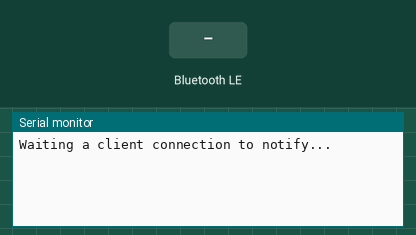
A program run on a simulated ESP32-C3. Parts: the last lines printed to the serial monitor. The inputs (shaded band) are chosen by the test bench. Nothing arrives over Bluetooth unless stated; a phone connects over Bluetooth LE 3 s after start.

Above: at 1.2 s.
1.3 s: Bluetooth LE write "1" received
At 1.8 s:
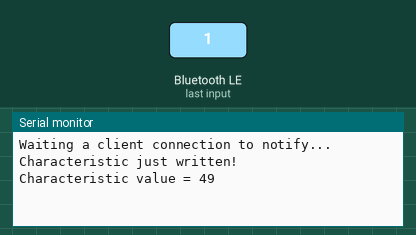
2.8 s: Bluetooth LE write "0" received
At 3.7 s:
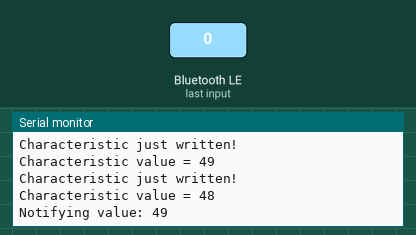
5.5 s: Bluetooth LE write "2" received
At 5.83 s:
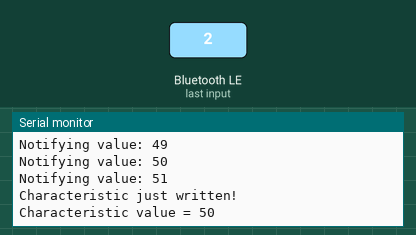
Timing chart, 0 to 8.5 s (numbered marks = the images above; inputs shaded):
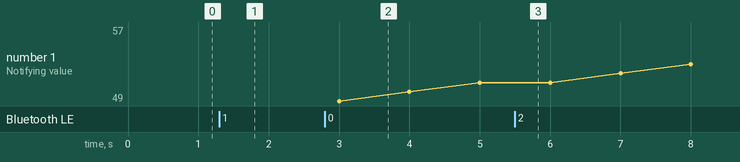

Measured:
- after the input at 1.3 s, the serial monitor: prints a new line after 0.05 s (image 1)
- after the input at 2.8 s, the serial monitor: prints a new line after 0.05 s (image 2)
- after the input at 5.5 s, the serial monitor: prints a new line after 0.05 s (image 3)

The program:

main.cpp
```cpp
#include <Arduino.h>

/*
    Video: https://www.youtube.com/watch?v=oCMOYS71NIU
    Based on Neil Kolban example for IDF: https://github.com/nkolban/esp32-snippets/blob/master/cpp_utils/tests/BLE%20Tests/SampleNotify.cpp
    Ported to Arduino ESP32 by Evandro Copercini
    updated by chegewara

   Create a BLE server that, once we receive a connection, will send periodic notifications.
   The service advertises itself as: 4fafc201-1fb5-459e-8fcc-c5c9c331914b
   And has a characteristic of: beb5483e-36e1-4688-b7f5-ea07361b26a8

   The design of creating the BLE server is:
   1. Create a BLE Server
   2. Create a BLE Service
   3. Create a BLE Characteristic on the Service
   4. Create a BLE Descriptor on the characteristic
   5. Start the service.
   6. Start advertising.

   A connect hander associated with the server starts a background task that performs notification
   every couple of seconds.
*/
#include <BLEDevice.h>
#include <BLEServer.h>
#include <BLEUtils.h>
#include <BLE2902.h>

BLEServer* pServer = NULL;
BLECharacteristic* pCharacteristic = NULL;
bool deviceConnected = false;
bool oldDeviceConnected = false;
uint32_t value = 0;

// See the following for generating UUIDs:
// https://www.uuidgenerator.net/

#define SERVICE_UUID        "9350ea95-9152-47f1-be81-1c3182011d4b"
#define CHARACTERISTIC_UUID "799b207f-a661-4121-86a5-795dc039acb3"

class MyServerCallbacks: public BLEServerCallbacks {
    void onConnect(BLEServer* pServer) {
      deviceConnected = true;
    };

    void onDisconnect(BLEServer* pServer) {
      deviceConnected = false;
    }
};

class MyCallbacks: public BLECharacteristicCallbacks {

    void onWrite(BLECharacteristic *pCharacteristic)
    {
      Serial.println("Characteristic just written!");
      std::string rxValue = pCharacteristic->getValue();
      Serial.print("Characteristic value = ");

      value = *pCharacteristic->getData();
      Serial.println(value);
    }
};


void setup() {
  Serial.begin(115200);

  // Create the BLE Device
  BLEDevice::init("ESP32_Dannick");

  // Create the BLE Server
  pServer = BLEDevice::createServer();
  pServer->setCallbacks(new MyServerCallbacks());

  // Create the BLE Service
  BLEService *pService = pServer->createService(SERVICE_UUID);

  // Create a BLE Characteristic
  pCharacteristic = pService->createCharacteristic(
                      CHARACTERISTIC_UUID,
                      BLECharacteristic::PROPERTY_READ   |
                      BLECharacteristic::PROPERTY_WRITE  |
                      BLECharacteristic::PROPERTY_NOTIFY |
                      BLECharacteristic::PROPERTY_INDICATE
                    );

  // https://www.bluetooth.com/specifications/gatt/viewer?attributeXmlFile=org.bluetooth.descriptor.gatt.client_characteristic_configuration.xml
  // Create a BLE Descriptor
  pCharacteristic->addDescriptor(new BLE2902());
  pCharacteristic->setCallbacks(new MyCallbacks());
  // Start the service
  pService->start();

  // Start advertising
  BLEAdvertising *pAdvertising = BLEDevice::getAdvertising();
  pAdvertising->addServiceUUID(SERVICE_UUID);
  pAdvertising->setScanResponse(false);
  pAdvertising->setMinPreferred(0x0);  // set value to 0x00 to not advertise this parameter
  BLEDevice::startAdvertising();
  Serial.println("Waiting a client connection to notify...");
}

void loop() {
    // notify changed value
    if (deviceConnected) {

        pCharacteristic->setValue((uint8_t*)&value, 4);
        pCharacteristic->notify();
        value++;
        Serial.print("Notifying value: ");
        Serial.println(value);
        delay(1000); // bluetooth stack will go into congestion, if too many packets are sent, in 6 hours test i was able to go as low as 3ms
    }
    // disconnecting
    if (!deviceConnected && oldDeviceConnected) {
        delay(500); // give the bluetooth stack the chance to get things ready
        pServer->startAdvertising(); // restart advertising
        Serial.println("start advertising");
        oldDeviceConnected = deviceConnected;
    }
    // connecting
    if (deviceConnected && !oldDeviceConnected) {
        // do stuff here on connecting
        oldDeviceConnected = deviceConnected;
    }
}
```
